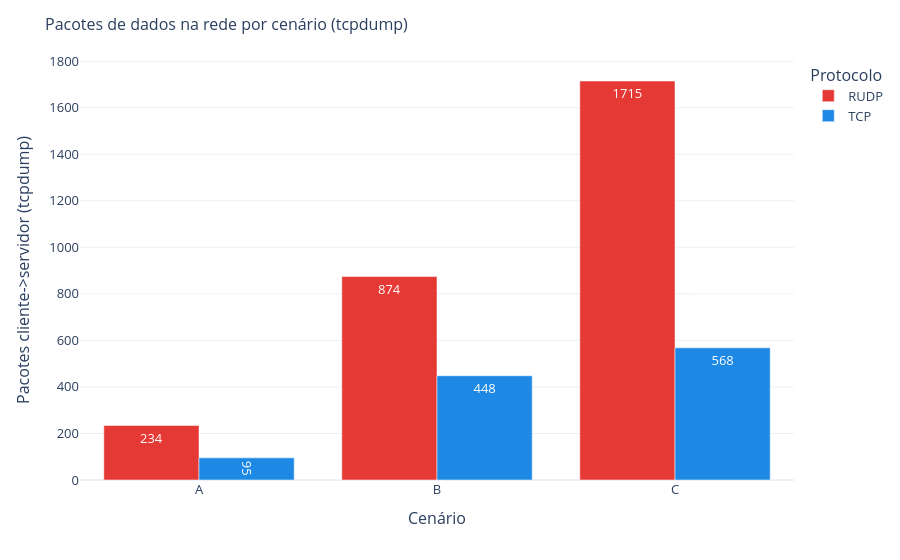

The code cell stored with this chart in its notebook:
### Markdown cell above
### Figura 5 — As retransmissões "escondidas" aparecem na rede

Esta figura responde àquela pegadinha da Fig. 4. Aqui contamos, pelo `tcpdump`, **quantos
pacotes cliente→servidor de fato trafegaram** — independentemente do que cada protocolo
relata.

**O que esperamos:** se a aplicação enviou o arquivo uma vez, sem perda (cenário A), o
número de pacotes na rede deve ser próximo do mínimo. Sob perda, ele **cresce para os dois
protocolos** — inclusive para o TCP, cujas retransmissões não apareciam na Fig. 4. A rede
não mente: ela mostra todo pacote que passou, venha ele do kernel ou do nosso código.

### Code cell
wire = xval.groupby(['mode', 'scenario'])['pcap_c2s_pkts'].mean().reset_index()
fig5 = px.bar(wire, x='scenario', y='pcap_c2s_pkts', color='mode', barmode='group',
              category_orders=SCEN_ORDER, color_discrete_map=COLORS, text_auto='.0f',
              labels={'pcap_c2s_pkts': 'Pacotes cliente->servidor (tcpdump)', 'scenario': 'Cenário'})
style(fig5, 'Pacotes de dados na rede por cenário (tcpdump)')
save_fig(fig5, 'fig5_pacotes_rede')
fig5.show()

### Figure 1 — Plotly figure (JSON) as saved in the notebook; plotly's stock layout.template omitted (floating-point values rounded to 4 significant figures)
{"data": [{"alignmentgroup": "True", "hovertemplate": "mode=RUDP<br>Cenário=%{x}<br>Pacotes cliente->servidor (tcpdump)=%{y}<extra></extra>", "legendgroup": "RUDP", "marker": {"color": "#E53935", "pattern": {"shape": ""}}, "name": "RUDP", "offsetgroup": "RUDP", "orientation": "v", "showlegend": true, "textposition": "auto", "texttemplate": "%{y:.0f}", "type": "bar", "x": ["A", "B", "C"], "xaxis": "x", "y": [234.1, 874.4, 1715.0], "yaxis": "y"}, {"alignmentgroup": "True", "hovertemplate": "mode=TCP<br>Cenário=%{x}<br>Pacotes cliente->servidor (tcpdump)=%{y}<extra></extra>", "legendgroup": "TCP", "marker": {"color": "#1E88E5", "pattern": {"shape": ""}}, "name": "TCP", "offsetgroup": "TCP", "orientation": "v", "showlegend": true, "textposition": "auto", "texttemplate": "%{y:.0f}", "type": "bar", "x": ["A", "B", "C"], "xaxis": "x", "y": [95.2, 448.2, 568.1], "yaxis": "y"}], "layout": {"barmode": "group", "font": {"size": 13}, "legend": {"title": {"text": "Protocolo"}, "tracegroupgap": 0}, "margin": {"t": 60}, "title": {"font": {"size": 16}, "text": "Pacotes de dados na rede por cenário (tcpdump)"}, "xaxis": {"anchor": "y", "categoryarray": ["A", "B", "C"], "categoryorder": "array", "domain": [0.0, 1.0], "title": {"text": "Cenário"}}, "yaxis": {"anchor": "x", "domain": [0.0, 1.0], "title": {"text": "Pacotes cliente->servidor (tcpdump)"}}}}
